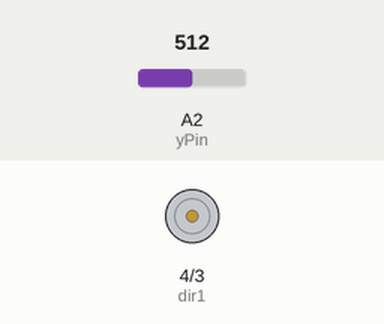
This sketch was run on a simulated Arduino Uno, built with avr-gcc and run on an emulated ATmega328P. Shown: motor-driver pin pairs drawn as motors (green arrow = first pin HIGH = forward, orange = second pin HIGH = backward, longer = more drive, scaled by the enable pin). The inputs (shaded band) are chosen by the test bench; at power-on: A2 (yPin) = 512.

Above: at 1.2 s.
1.3 s: A2 (yPin) set to 550
At 2.3 s:
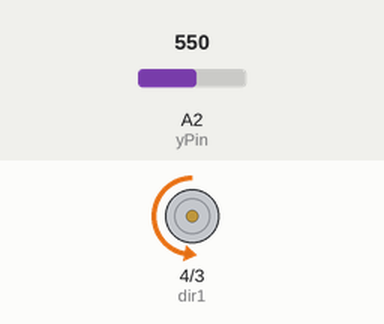
2.8 s: A2 (yPin) set to 523
At 3.5 s:
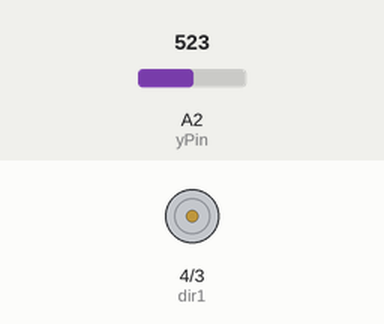
4.3 s: A2 (yPin) set to 509
At 4.6 s:
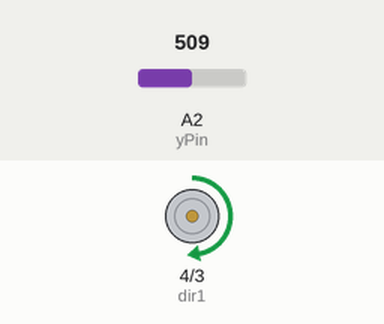
5.8 s: A2 (yPin) set to 306
At 7.0 s:
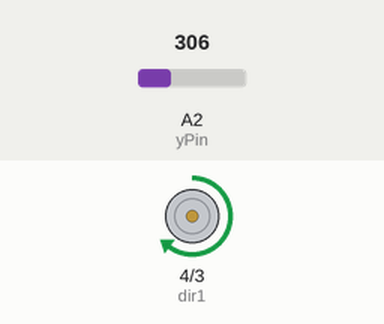
7.3 s: A2 (yPin) set to 122
At 8.1 s:
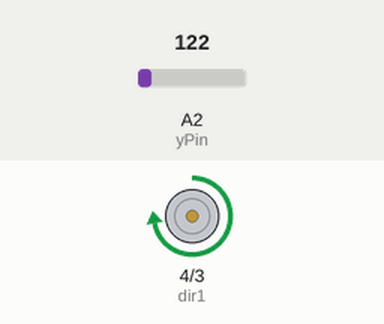
Timing chart, 0 to 9.8 s (numbered marks = the images above; inputs shaded):
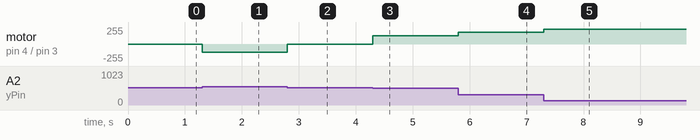

The sketch:

dcmotor_joystick.ino
```cpp
//dcmotor_joystick

int speedPin=11;                     //DC motor and joystick
int dir1=4;
int dir2=3;
int mSpeed=255;
int yPin=A2;
float xval;
float yval;

void setup()
{
     pinMode(speedPin,OUTPUT);
     pinMode(dir1,OUTPUT);
     pinMode(dir2,OUTPUT);
     pinMode(yPin,INPUT);

     Serial.begin(9600);
}


void loop()
{
     yval= analogRead(yPin);

    if(yval>=510 && yval<=540)
    {
         mSpeed=0;
         analogWrite(speedPin,mSpeed);

    }


    if(yval<510)
    {
           digitalWrite(dir1,HIGH);
           digitalWrite(dir2,LOW);

           mSpeed= 125 - ( (130./510.)*(yval-510.)  );

           analogWrite(speedPin,mSpeed);
    }


    if(yval>540)
    {
           digitalWrite(dir1,LOW);
           digitalWrite(dir2,HIGH);

           mSpeed= 125 + ( (130./483.)*(yval-540.)  );

           analogWrite(speedPin,mSpeed);
    }


}
```

Measured:
- the behaviour switches between 541 and 540 on A2 (yPin) (found by bisection; images 1 and 2)
- the behaviour switches between 510 and 509 on A2 (yPin) (found by bisection; images 2 and 3)
- after the input at 1.3 s, motor on pin 4 (dir1) / pin 3 (dir2): stopped → backward 127/255 at once
- after the input at 2.8 s, motor on pin 4 (dir1) / pin 3 (dir2): backward 127/255 → stopped at once
- after the input at 4.3 s, motor on pin 4 (dir1) / pin 3 (dir2): stopped → forward 127/255 at once
- after the input at 5.8 s, motor on pin 4 (dir1) / pin 3 (dir2): forward 127/255 → forward 177/255 at once
- after the input at 7.3 s, motor on pin 4 (dir1) / pin 3 (dir2): forward 177/255 → forward 223/255 at once
